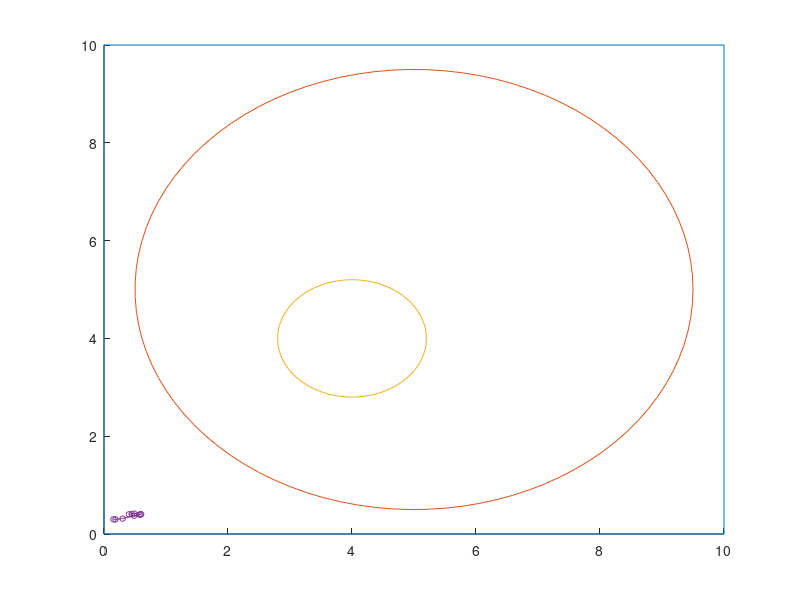

MATLAB code to generate this figure:
function myplot8()

load data_0.txt

l = length(data_0);
figure;
axis([0 10 0 10])
hold;
x = [0, 10, 10, 0, 0];
y = [0, 0, 10, 10, 0];
plot(x, y);

t = linspace(0,2*pi,100)';

ar = 4.5;
ax = 5; ay = 5;
circsax = ar.*cos(t)+ax;  circsay = ar.*sin(t)+ay; 
plot(circsax, circsay); 

br = 1.2;
bx = 4; by = 4;
circsbx = br.*cos(t)+bx;  circsby = br.*sin(t)+by; 
plot(circsbx, circsby);

axis([0 10 0 10])

for e=1:300,
	I = find(data_0(:,1) == e);
	plot(data_0(I,2),data_0(I,3),'-o', 'MarkerSize', 4);
end; 

end;
